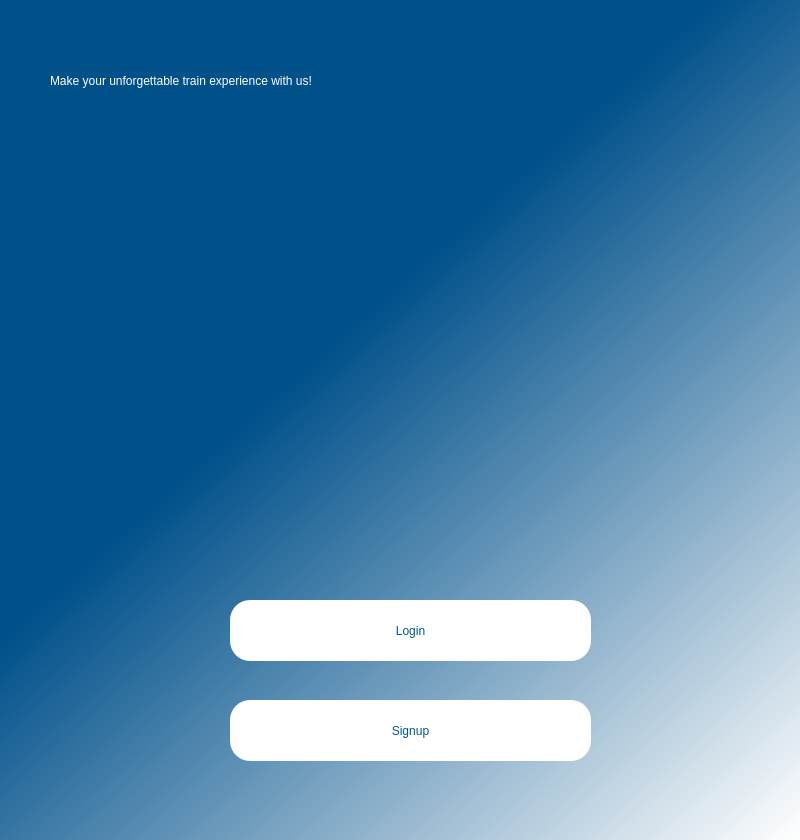
<?xml version="1.0" encoding="UTF-8"?>
<ui version="4.0">
 <class>MainWindow</class>
 <widget class="QMainWindow" name="MainWindow">
  <property name="geometry">
   <rect>
    <x>0</x>
    <y>0</y>
    <width>800</width>
    <height>840</height>
   </rect>
  </property>
  <property name="windowTitle">
   <string>MainWindow</string>
  </property>
  <property name="styleSheet">
   <string notr="true">QWidget#widget{
    
	background-color: qlineargradient(spread:pad, x1:0.467, y1:0.37, x2:1, y2:1, stop:0 rgba(0, 80, 138, 255), stop:1 rgba(255, 255, 255, 255));
	background-repeat: no-repeat;
 	background-position: center;
}</string>
  </property>
  <widget class="QWidget" name="centralwidget">
   <widget class="QWidget" name="frame" native="true">
    <property name="geometry">
     <rect>
      <x>0</x>
      <y>-10</y>
      <width>800</width>
      <height>850</height>
     </rect>
    </property>
    <property name="styleSheet">
     <string notr="true">QWidget#frame{
    
	background-color: qlineargradient(spread:pad, x1:0.467, y1:0.37, x2:1, y2:1, stop:0 rgba(0, 80, 138, 255), stop:1 rgba(255, 255, 255, 255));
	
}
</string>
    </property>
    <widget class="QLabel" name="title">
     <property name="geometry">
      <rect>
       <x>50</x>
       <y>60</y>
       <width>721</width>
       <height>61</height>
      </rect>
     </property>
     <property name="styleSheet">
      <string notr="true">font: 20 20pt &quot;Sitka Heading Semibold&quot;;
color: rgb(255, 255, 255);</string>
     </property>
     <property name="text">
      <string>Make your unforgettable train experience with us!</string>
     </property>
    </widget>
    <widget class="QLabel" name="logo">
     <property name="geometry">
      <rect>
       <x>200</x>
       <y>130</y>
       <width>421</width>
       <height>441</height>
      </rect>
     </property>
     <property name="styleSheet">
      <string notr="true">QWidget#widget{
    
	background-color: qlineargradient(spread:pad, x1:0.467, y1:0.37, x2:1, y2:1, stop:0 rgba(0, 80, 138, 255), stop:1 rgba(255, 255, 255, 255));
	background-repeat: no-repeat;
 	background-position: center;
}</string>
     </property>
     <property name="text">
      <string/>
     </property>
     <property name="pixmap">
      <pixmap>../img/logo.png</pixmap>
     </property>
    </widget>
    <widget class="QPushButton" name="login">
     <property name="enabled">
      <bool>true</bool>
     </property>
     <property name="geometry">
      <rect>
       <x>230</x>
       <y>610</y>
       <width>361</width>
       <height>61</height>
      </rect>
     </property>
     <property name="styleSheet">
      <string notr="true">QPushButton{
border-radius: 20px;
background-color: rgb(255, 255, 255);
font: 63 12pt &quot;Sitka Small Semibold&quot;;
color:rgb(0, 86, 148);
}

QPushButton:hover{
	background-color: #00508a;
	color:white;
}
</string>
     </property>
     <property name="text">
      <string>Login</string>
     </property>
    </widget>
    <widget class="QPushButton" name="signup">
     <property name="geometry">
      <rect>
       <x>230</x>
       <y>710</y>
       <width>361</width>
       <height>61</height>
      </rect>
     </property>
     <property name="styleSheet">
      <string notr="true">QPushButton{
border-radius: 20px;
background-color: rgb(255, 255, 255);
font: 63 12pt &quot;Sitka Small Semibold&quot;;
color:rgb(0, 86, 148);
}

QPushButton:hover{
	background-color: #00508a;
	color:white;
}</string>
     </property>
     <property name="text">
      <string>Signup</string>
     </property>
    </widget>
   </widget>
  </widget>
 </widget>
 <resources/>
 <connections/>
</ui>
